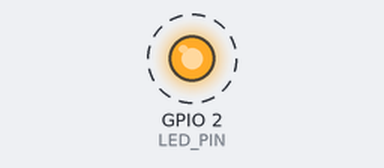
Recording of a sketch running on a simulated ESP32. Parts: output pins drawn as LEDs (lit = HIGH). Dashed ring = blinking. What the sketch prints to the serial monitor is not drawn.

Above: at 0.5 s.
Timing chart, 0 to 4.6 s (numbered marks = the images above):
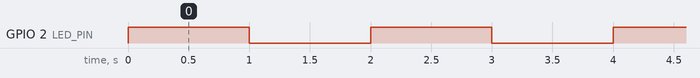

The sketch:

01_ESP32_Board_Test.ino
```cpp
// ESP32 Board Test

#define LED_PIN 2

void setup() {
    Serial.begin(115200);

    pinMode(LED_PIN, OUTPUT);

    Serial.println();
    Serial.println("ESP32 Board Test Started");
}

void loop() {
    digitalWrite(LED_PIN, HIGH);

    Serial.println("ESP32 is working - LED ON");
    delay(1000);

    digitalWrite(LED_PIN, LOW);

    Serial.println("ESP32 is working - LED OFF");
    delay(1000);
}
```

Measured:
- by itself, GPIO 2 (LED_PIN): alternates HIGH for 1.0 s and LOW for 1.0 s
